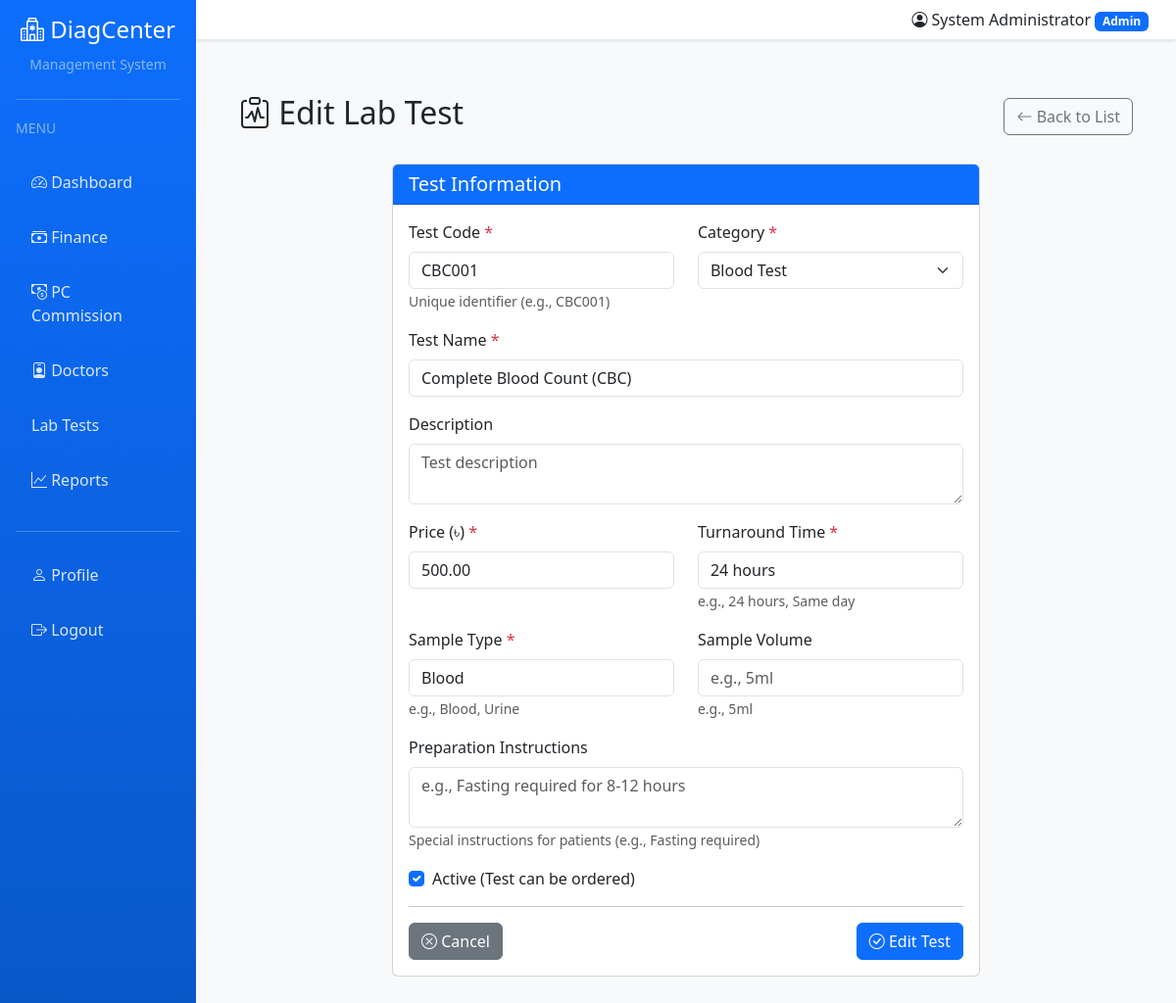
/lab/tests/1/edit/ (signed in), run on the app's committed database.
### accounts/models.py (models this page shows, shortened)
class User(AbstractUser):
    ROLE_CHOICES = [
        ('ADMIN', 'Admin'),
        ('DOCTOR', 'Doctor'),
        ('RECEPTIONIST', 'Receptionist'),
        ('LAB', 'Lab Staff'),
        ('PHARMACY', 'Pharmacy Staff'),
        ('CANTEEN', 'Canteen Staff'),
    ]
    role = models.CharField(max_length=20, choices=ROLE_CHOICES, default='RECEPTIONIST')
    phone = models.CharField(max_length=20, blank=True)
    address = models.TextField(blank=True)
    specialization = models.CharField(max_length=100, blank=True, help_text="For doctors")
    license_number = models.CharField(max_length=50, blank=True, help_text="Professional license")
    profile_picture = models.ImageField(upload_to='profiles/', blank=True, null=True)
    is_active = models.BooleanField(default=True)
    created_at = models.DateTimeField(auto_now_add=True)
    updated_at = models.DateTimeField(auto_now=True)
    class Meta:
        ordering = ['-created_at']
    @property
    def is_admin(self):
        return self.role == 'ADMIN' or self.is_superuser

### lab/models.py (models this page shows, shortened)
class LabTest(models.Model):
    CATEGORY_CHOICES = [
        ('BLOOD', 'Blood Test'),
        ('URINE', 'Urine Test'),
        ('STOOL', 'Stool Test'),
        ('IMAGING', 'Imaging'),
        ('BIOCHEMISTRY', 'Biochemistry'),
        ('MICROBIOLOGY', 'Microbiology'),
        ('PATHOLOGY', 'Pathology'),
        ('OTHER', 'Other'),
    ]
    test_code = models.CharField(max_length=20, unique=True)
    test_name = models.CharField(max_length=200)
    category = models.CharField(max_length=20, choices=CATEGORY_CHOICES)
    description = models.TextField(blank=True)
    price = models.DecimalField(max_digits=10, decimal_places=2)
    sample_type = models.CharField(max_length=100, help_text="e.g., Blood, Urine")
    sample_volume = models.CharField(max_length=50, blank=True, help_text="Required volume")
    preparation_instructions = models.TextField(blank=True, help_text="e.g., Fasting required")
    turnaround_time = models.CharField(max_length=50, help_text="e.g., 24 hours, Same day")
    is_active = models.BooleanField(default=True)
    created_at = models.DateTimeField(auto_now_add=True)
    updated_at = models.DateTimeField(auto_now=True)
    class Meta:
        ordering = ['test_name']

### lab/views.py (the view)
# urls.py: path('tests/<int:pk>/edit/', views.lab_test_edit, name='test_edit'),
@login_required
def lab_test_edit(request, pk):
    if request.user.role != 'ADMIN':
        messages.error(request, 'Access denied. Admin only.')
        return redirect('accounts:dashboard')
    test = get_object_or_404(LabTest, pk=pk)
    if request.method == 'POST':
        form = LabTestForm(request.POST, instance=test)
        if form.is_valid():
            test = form.save()
            messages.success(request, f'Lab test "{test.test_name}" updated successfully!')
            return redirect('lab:test_manage')
    else:
        form = LabTestForm(instance=test)
    return render(request, 'lab/lab_test_form.html', {
        'form': form,
        'action': 'Edit',
        'test': test
    })

### templates/lab/lab_test_form.html (shortened to what this page needs)
{% extends 'base.html' %}
{% load static %}
{% block content %}
<div class="container-fluid mt-4">
    <div class="row mb-4">
        <div class="col-md-12">
            <div class="d-flex justify-content-between align-items-center">
                <h2><i class="bi bi-clipboard-pulse"></i> {{ action }} Lab Test</h2>
                <a href="{% url 'lab:test_manage' %}" class="btn btn-outline-secondary">
                    <i class="bi bi-arrow-left"></i> Back to List
                </a>
            </div>
        </div>
    </div>
    <div class="row">
        <div class="col-md-8 offset-md-2">
            <div class="card">
                <div class="card-header bg-primary text-white">
                    <h5 class="mb-0">Test Information</h5>
                </div>
                <div class="card-body">
                    <form method="post">
                        <div class="row mb-3">
                            <div class="col-md-6">
                                <label class="form-label">Test Code <span class="text-danger">*</span></label>
                                {{ form.test_code }}
                                <small class="form-text text-muted">Unique identifier (e.g., CBC001)</small>
                            </div>
                            <div class="col-md-6">
                                <label class="form-label">Category <span class="text-danger">*</span></label>
                                {{ form.category }}
                            </div>
                        </div>
                        <div class="mb-3">
                            <label class="form-label">Test Name <span class="text-danger">*</span></label>
                            {{ form.test_name }}
                        </div>
                        <div class="mb-3">
                            <label class="form-label">Description</label>
                            {{ form.description }}
                        </div>
                        <div class="row mb-3">
                            <div class="col-md-6">
                                <label class="form-label">Price (৳) <span class="text-danger">*</span></label>
                                {{ form.price }}
                            </div>
                            <div class="col-md-6">
                                <label class="form-label">Turnaround Time <span class="text-danger">*</span></label>
                                {{ form.turnaround_time }}
                                <small class="form-text text-muted">e.g., 24 hours, Same day</small>
                            </div>
                        </div>
                        <div class="row mb-3">
                            <div class="col-md-6">
                                <label class="form-label">Sample Type <span class="text-danger">*</span></label>
                                {{ form.sample_type }}
                                <small class="form-text text-muted">e.g., Blood, Urine</small>
                            </div>
                            <div class="col-md-6">
                                <label class="form-label">Sample Volume</label>
                                {{ form.sample_volume }}
                                <small class="form-text text-muted">e.g., 5ml</small>
                            </div>
                        </div>
                        <div class="mb-3">
                            <label class="form-label">Preparation Instructions</label>
                            {{ form.preparation_instructions }}
                            <small class="form-text text-muted">Special instructions for patients (e.g., Fasting required)</small>
                        </div>
                        <div class="mb-3">
                            <div class="form-check">
                                {{ form.is_active }}
                                <label class="form-check-label" for="{{ form.is_active.id_for_label }}">
                                    Active (Test can be ordered)
                                </label>
                            </div>
                        </div>
                        <hr>
                        <div class="d-flex justify-content-between">
                            <a href="{% url 'lab:test_manage' %}" class="btn btn-secondary">
                                <i class="bi bi-x-circle"></i> Cancel
                            </a>
                            <button type="submit" class="btn btn-primary">
                                <i class="bi bi-check-circle"></i> {{ action }} Test
                            </button>
                        </div>
                    </form>
                </div>
            </div>
        </div>
    </div>
</div>
{% endblock %}

### templates/base.html (shortened to what this page needs)
<!DOCTYPE html>
<html lang="en">
<head>
    <link href="https://cdn.jsdelivr.net/npm/bootstrap@5.3.0/dist/css/bootstrap.min.css" rel="stylesheet">
    <link href="https://cdn.jsdelivr.net/npm/bootstrap-icons@1.10.0/font/bootstrap-icons.css" rel="stylesheet">
</head>
<body>
    {% if user.is_authenticated %}
    <div class="container-fluid">
        <div class="row">
            <nav class="col-md-2 col-lg-2 d-md-block sidebar collapse p-3" id="sidebar">
                <div class="text-center mb-4">
                    <h4><i class="bi bi-hospital"></i> DiagCenter</h4>
                    <small class="text-white-50">Management System</small>
                </div>
                <hr class="bg-white">
                <div class="mb-3">
                    <small class="text-white-50 text-uppercase">Menu</small>
                </div>
                <ul class="nav flex-column">
                    <li class="nav-item">
                        <a class="nav-link" href="{% url 'accounts:dashboard' %}">
                            <i class="bi bi-speedometer2"></i> Dashboard
                        </a>
                    </li>
                    {% if user.is_admin %}
                    <li class="nav-item">
                        <a class="nav-link" href="{% url 'accounts:admin_finance' %}">
                            <i class="bi bi-cash-stack"></i> Finance
                        </a>
                    </li>
                    <li class="nav-item">
                        <a class="nav-link" href="{% url 'accounts:pc_dashboard' %}">
                            <i class="bi bi-cash-coin"></i> PC Commission
                        </a>
                    </li>
                    <li class="nav-item">
                        <a class="nav-link" href="{% url 'accounts:doctor_management' %}">
                            <i class="bi bi-person-badge"></i> Doctors
                        </a>
                    </li>
                    <li class="nav-item">
                        <a class="nav-link" href="{% url 'lab:test_manage' %}">
                             Lab Tests
                        </a>
                    </li>
                    <li class="nav-item">
                        <a class="nav-link" href="{% url 'finance:financial_reports' %}">
                            <i class="bi bi-graph-up"></i> Reports
                        </a>
                    </li>
                    {% endif %}
                </ul>
                <hr class="bg-white mt-4">
                <ul class="nav flex-column">
                    <li class="nav-item">
                        <a class="nav-link" href="{% url 'accounts:profile' %}">
                            <i class="bi bi-person"></i> Profile
                        </a>
                    </li>
                    <li class="nav-item">
                        <a class="nav-link" href="{% url 'accounts:logout' %}">
                            <i class="bi bi-box-arrow-right"></i> Logout
                        </a>
                    </li>
                </ul>
            </nav>
            <main class="col-md-10 ms-sm-auto col-lg-10 px-0">
                <nav class="navbar navbar-expand-lg navbar-light bg-white">
                    <div class="container-fluid">
                        <div class="ms-auto d-flex align-items-center">
                            <span class="me-3">
                                <i class="bi bi-person-circle"></i>
                                {{ user.get_full_name|default:user.username }}
                                <span class="badge bg-primary">{{ user.get_role_display }}</span>
                            </span>
                        </div>
                    </div>
                </nav>
                <div class="content-wrapper">
                    {% block content %}{% endblock %}
                </div>
            </main>
        </div>
    </div>
    {% else %}
    {% block login_content %}{% endblock %}
    {% endif %}
</body>
</html>

### templates/base.html (style rules this page uses)
body { min-height: 100vh; background-color: #f8f9fa; }
.sidebar { min-height: 100vh; background: linear-gradient(180deg, #0d6efd 0%, #0a58ca 100%); color: white; }
.sidebar .nav-link { color: rgba(255, 255, 255, 0.85); padding: 0.75rem 1rem; margin: 0.25rem 0; border-radius: 0.5rem; }
.content-wrapper { padding: 2rem; }
.navbar { box-shadow: 0 2px 4px rgba(0,0,0,0.1); }

### data on the page
User: get_full_name "System Administrator", role "Admin"
LabTest: test_code "CBC001", category "Blood Test", test_name "Complete Blood Count (CBC)", price "500.00", turnaround_time "24 hours", sample_type "Blood", is_active "☑"

### other printed values
{{ action }} "Edit"
